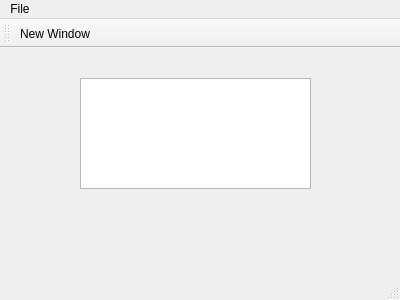
<?xml version="1.0" encoding="UTF-8"?>
<ui version="4.0">
 <class>MainWindow</class>
 <widget class="QMainWindow" name="MainWindow">
  <property name="geometry">
   <rect>
    <x>0</x>
    <y>0</y>
    <width>400</width>
    <height>300</height>
   </rect>
  </property>
  <property name="windowTitle">
   <string>MainWindow</string>
  </property>
  <widget class="QWidget" name="centralWidget">
   <widget class="QTextEdit" name="textEdit">
    <property name="geometry">
     <rect>
      <x>80</x>
      <y>30</y>
      <width>231</width>
      <height>111</height>
     </rect>
    </property>
   </widget>
  </widget>
  <widget class="QMenuBar" name="menuBar">
   <property name="geometry">
    <rect>
     <x>0</x>
     <y>0</y>
     <width>400</width>
     <height>20</height>
    </rect>
   </property>
   <widget class="QMenu" name="menuFile">
    <property name="title">
     <string>File</string>
    </property>
    <addaction name="actionNew_Window"/>
   </widget>
   <addaction name="menuFile"/>
  </widget>
  <widget class="QToolBar" name="mainToolBar">
   <attribute name="toolBarArea">
    <enum>TopToolBarArea</enum>
   </attribute>
   <attribute name="toolBarBreak">
    <bool>false</bool>
   </attribute>
   <addaction name="actionNew_Window"/>
  </widget>
  <widget class="QStatusBar" name="statusBar"/>
  <action name="actionNew_Window">
   <property name="text">
    <string>New Window</string>
   </property>
  </action>
 </widget>
 <layoutdefault spacing="6" margin="11"/>
 <resources/>
 <connections/>
</ui>
